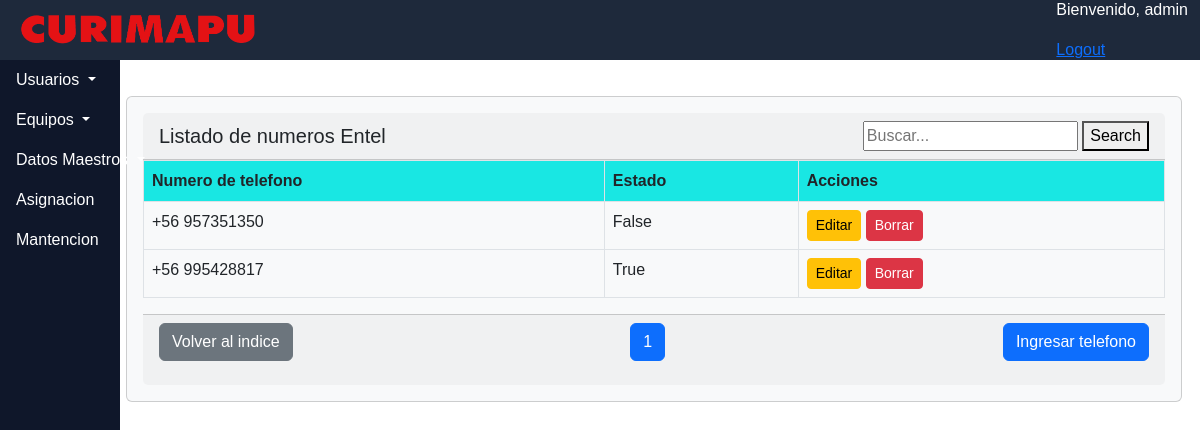
Page /dashboard/panel_telefonos.html (signed in) on the committed database.
### dashboard/models.py (models this page shows, shortened)
class Num_telefono(models.Model):
    numero_tel = models.CharField(max_length=9,null=True,blank=True,unique=True,verbose_name="Numero")
    activo = models.BooleanField(verbose_name="contratado") #numero activo o dado de baja
    class Meta:
        verbose_name = "Telefono"

### dashboard/views.py (the view)
# urls.py: path('panel_telefonos.html',panel_telefonos.as_view(),name ='panel_telefonos'),
@method_decorator(login_required, name='dispatch' )
class panel_telefonos(ListView):
    context_object_name = 'panel_telefonos'
    template_name = 'dashboard/panel_telefonos.html'
    paginate_by = 50
    search_form = SearchForm
    def get_queryset(self):
        queryset = Num_telefono.objects.order_by('numero_tel')
        query = self.request.GET.get('query')
        if query:
            queryset = queryset.filter(
                Q(numero_tel__icontains=query) |
                Q(activo__icontains=query)
            )
        return queryset
    def get_context_data(self, **kwargs):
        context = super(panel_telefonos, self).get_context_data(**kwargs)
        context['search_form'] = self.search_form(self.request.GET or None)
        return context

### dashboard/forms.py
class SearchForm(forms.Form):
    query = forms.CharField(label='', widget=forms.TextInput(attrs={'placeholder': 'Buscar...'}))

### dashboard/templates/dashboard/panel_telefonos.html (shortened to what this page needs)
{% extends "dashboard/base.html" %}
{% load crispy_forms_tags %}
{% load static %}
{% block content %}
<div class="card text-dark bg-light mb-3">
  <div class="card-body">
    <div class="card-header d-flex justify-content-between align-items-center">
      <h5 class="mb-0">Listado de numeros Entel</h5>
      <form method="GET" class="search-form">
        <input type="text" name="query" value="{{ search_form.value }}" placeholder="Buscar...">
        <button type="submit">Search</button>
    </form>
    </div>
      <div class="table-responsive" style="max-height: calc(100vh - 270px); overflow-y: auto;">
        <table class="table table-hover table-bordered">
            <thead style="background-color: rgb(25, 231, 227);">
            <tr>
                <th>Numero de telefono</th>
                <th>Estado</th>
                <th>Acciones</th>
            </tr>
        </thead>
        <tbody>
            {% for Num_telefono in object_list %}
            <tr class="table-hover">
                <td>+56 {{ Num_telefono.numero_tel }} </td>
                <td>{{ Num_telefono.activo }}</td>
                <td><a href="{% url "dashboard:edittel" Num_telefono.pk %}" class="btn btn-warning btn-sm">Editar</a>
                    <a href="{% url "dashboard:deletetel" Num_telefono.pk %}" class="btn btn-danger btn-sm">Borrar</a>
                </td>
        </tr>
        {% endfor %}
    </tbody>
</table>
</div>
<div class="card-footer">
<div class="pagination d-flex justify-content-between">
  <p>
    <a href="{% url "dashboard:index" %}" class="btn btn-secondary">Volver al indice</a>
</p>
  <ul class="pagination">
    {% for num in page_obj.paginator.page_range %}
      {% if page_obj.number == num %}
        <li class="page-item active"><a class="page-link" href="?page={{ num }}">{{ num }}</a></li>
      {% elif num > page_obj.number|add:'-3' and num < page_obj.number|add:'3' %}
        <li class="page-item"><a class="page-link" href="?page={{ num }}">{{ num }}</a></li>
      {% endif %}
    {% endfor %}
  </ul>
    <p>
        <button type="button" class="btn btn-primary" onclick="location.href='{% url 'dashboard:newtel' %}'">Ingresar telefono</button>
    </p>
</div>
</div>
</div>
{% endblock %}

### dashboard/templates/dashboard/base.html (shortened to what this page needs)
<!DOCTYPE html>
<html lang="es">
<html>
    <head>
        {% load static %}
            <link href="
            https://cdn.jsdelivr.net/npm/bootstrap@5.2.3/dist/css/bootstrap.min.css
            " rel="stylesheet">
    </head>
<body>
    <header>
        {% block header %}
        <nav class="navbar navbar-expand-lg navbar-dark fixed-top" style="background-color: rgb(30 41 59); z-index:2;">
            <div class="container-fluid">
                <a class="navbar-brand" href="{% url "dashboard:index" %}">
                        <img src="{% static '/img/logocurimapu.png' %}" alt="Curimapu" width="250px" height="40px">
                </a>
                <div class ="d-flex justify-content-between">
                  <div class = "ml-auto">
                  <p style="color: white;">Bienvenido, {{ request.user.username }}</p>
                  <a href="{% url 'dashboard:logout' %}">Logout</a>
                </div>
              </div>
                </div>
        </nav>
        {% endblock %}
    </header>
    {% block side %}
    <div class="sidebar">
      <ul class="nav flex-column">
        <li class="nav-item dropdown">
          <a class="nav-link dropdown-toggle" href="#" id="usuariosDropdown" role="button" data-bs-toggle="dropdown" aria-expanded="false">
            Usuarios
          </a>
        </li>
        <li class="nav-item dropdown">
          <a class="nav-link dropdown-toggle" href="#" id="equiposDropdown" role="button" data-bs-toggle="dropdown" aria-expanded="false">
            Equipos
          </a>
        </li>
        <li class="nav-item dropdown">
          <a class="nav-link dropdown-toggle" href="#" id="datosMaestrosDropdown" role="button" data-bs-toggle="dropdown" aria-expanded="false">
            Datos Maestros
          </a>
        </li>
        <li class="nav-item">
          <a class="nav-link" href="{% url "dashboard:panel_asignacion" %}">Asignacion</a>
        </li>
        <li class="nav-item">
          <a class="nav-link" href="{% url "dashboard:panel_mantencion" %}">Mantencion</a>
        </li>
      </ul>
    </div>
    {% endblock %}
    <main>
        {% block content %}{% endblock %}
    </main>
</body>
</html>

### dashboard/templates/dashboard/base.html (style rules this page uses)
body { font-family: 'OpenSans-Light', sans-serif; }
.sidebar { width: 12.5%; background-color: rgb(15, 23, 42); height: 100dvh; position: fixed; width: 10%; top: 1; left: 0; z-index: 1; }
.navbar { position: fixed; top: 0; left: 0%; width: 100%; height: 60px; z-index: 1; }
.nav-link { color: #fff; }
main { margin-top: 60px; margin-left: 10.5%; width: 88%; padding-top: 20px; z-index: 1; }

### rows in the picture
Num_telefono: numero_tel "957351350", activo "False"
Num_telefono: numero_tel "995428817", activo "True"

### other values in the picture
{{ request.user.username }} "admin"
{{ num }} "1"
